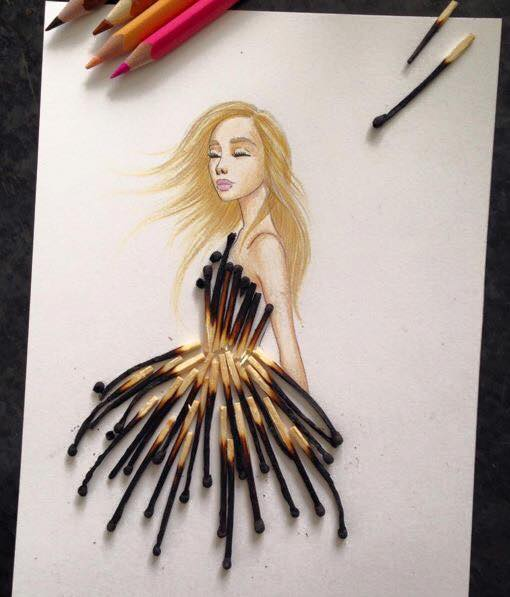
//> input picture conv/conv/h.jpg, 510 x 597 px
$ ./main   (built with g++ and OpenCV 4)
//> lines starting //> are read from the running program, lines starting //| are printed output that depends on the picture
#include <opencv2/opencv.hpp>
#include <iostream>
#include <opencv2/imgproc/imgproc.hpp>
#include <opencv2/highgui/highgui.hpp>

using namespace std;
using namespace cv;


// görüntü dýþýnda kalan piksel aþaðýdaki algoritmayla yansýtýlýyor
int reflect(int M, int x)
{
	if (x < 0)
	{
		return -x - 1;
	}
	if (x >= M)
	{
		return 2 * M - x - 1;
	}
	return x;
}
// görüntü sýnýrý aþýldýðýnda karþý tarafa geç
int circular(int M, int x)
{
	if (x<0)
		return x + M;
	if (x >= M)
		return x - M;
	return x;
}

// [21 lines of commented-out code are left out]
void refletedIndexing(Mat src, Mat dst, float Kernel[][3])
{
	float sum, x1, y1;
	for (int y = 0; y < src.rows; y++) {
		for (int x = 0; x < src.cols; x++) {
			sum = 0.0;
			for (int k = -1; k <= 1; k++) {
				for (int j = -1; j <= 1; j++) {
					x1 = reflect(src.cols, x - j);
					y1 = reflect(src.rows, y - k);
					sum = sum + Kernel[j + 1][k + 1] * src.at<uchar>(y1, x1);
				}
			}
			if (sum>255) sum = 255;
			if (sum<0)sum = 0;
			dst.at<uchar>(y, x) = sum;
		}
	}
}

//dairesel indeksleme
void circularIndexing(Mat src, Mat dst, float Kernel[][3])
{
	float sum, x1, y1;
	for (int y = 0; y < src.rows; y++) {
		for (int x = 0; x < src.cols; x++) {
			sum = 0.0;
			for (int k = -1; k <= 1; k++) {
				for (int j = -1; j <= 1; j++) {
					x1 = circular(src.cols, x - j);
					y1 = circular(src.rows, y - k);
					sum = sum + Kernel[j + 1][k + 1] * src.at<uchar>(y1, x1);
				}
			}
			if (sum>255) sum = 255;
			if (sum<0)sum = 0;
			dst.at<uchar>(y, x) = sum;
		}
	}
}


int main()
{

	Mat src, dst;


	/// yüklediðimiz resmi gri resme çeviriyoruz
	src = imread("h.jpg", CV_LOAD_IMAGE_GRAYSCALE);
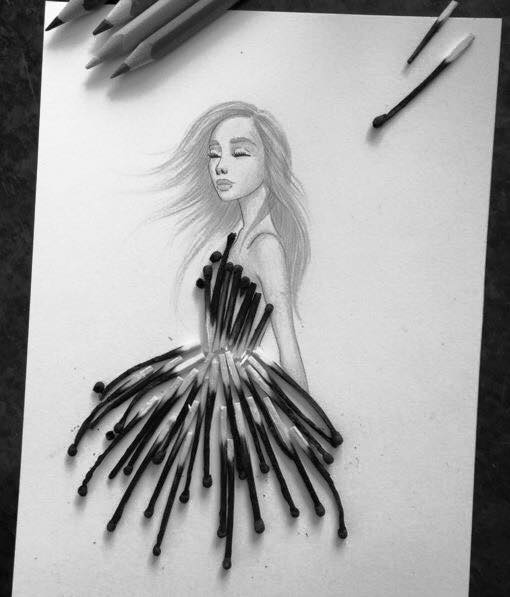
//> src: 597 rows x 510 cols, CV_8UC1; min 0, max 255, mean 164.5

	if (!src.data)//resim yükleme hatasý
	{
		return -1;
	}

	namedWindow("orjinal resim");
	imshow("orjinal resim", src);

	dst = src.clone(); //ilk resim boyutu kadar boþ bi resim oluþturuyoruz
	for (int y = 0; y < src.rows; y++)
		for (int x = 0; x < src.cols; x++)
			dst.at<uchar>(y, x) = 0.0;
//> dst: 597 rows x 510 cols, CV_8UC1; every value is 0

	//kerneller

	//yumuþaklaþtýrma
	float yumusak[3][3] = {
		{ 1 / 9.0, 1 / 9.0, 1 / 9.0 },
		{ 1 / 9.0, 1 / 9.0, 1 / 9.0 },
		{ 1 / 9.0, 1 / 9.0, 1 / 9.0 }
	};


	circularIndexing(src, dst, yumusak);
//> the loop in circularIndexing, `for (int y = 0; y < src.rows; y++)` made 597 passes
//> (sum, y1) on passes 1 to 3: (25.78, 596), (30.67, 0), (29.33, 1)
//> after the loop in circularIndexing, `for (int y = 0; y < src.rows; y++)`: sum = 20.44; x1 = 508; y1 = 595


	namedWindow("yumusak");
	imshow("yumusak", dst);

	//sol sobel

	float sobelSol[3][3] = {
		{ -1, -2, -1 },
		{ 0, 0, 0 },
		{ 1, 2, 1 }
	};


	circularIndexing(src, dst, sobelSol);
//> the loop in circularIndexing (call 2), `for (int y = 0; y < src.rows; y++)` made 597 passes
//> (sum, y1) on passes 1 to 3: (21, 596), (21, 0), (33, 1)
//> after the loop in circularIndexing (call 2), `for (int y = 0; y < src.rows; y++)`:
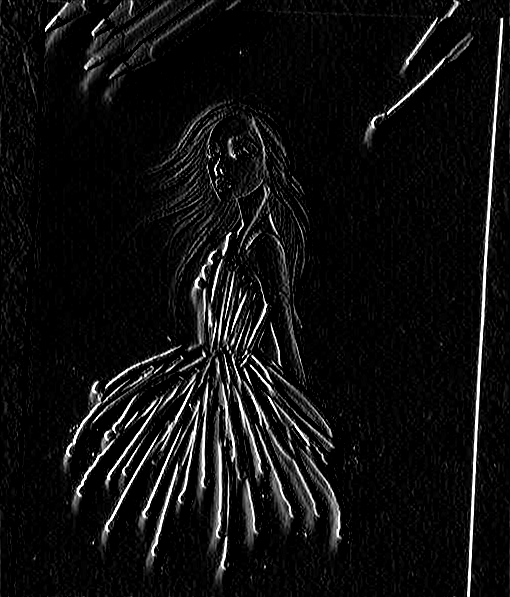
//> dst: 597 rows x 510 cols, CV_8UC1; min 0, max 255, mean 16
//> after the loop in circularIndexing (call 2), `for (int y = 0; y < src.rows; y++)`: sum = 32; x1 = 508; y1 = 595


	namedWindow("Sol Sobel");
	imshow("Sol Sobel", dst);

	//sag sobel
	float sobelSag[3][3] = {
		{ -1, 0, 1 },
		{ -2, 0, 2 },
		{ -1, 0, 1 }
	};


	circularIndexing(src, dst, sobelSag);
//> the loop in circularIndexing (call 3), `for (int y = 0; y < src.rows; y++)` made 597 passes
//> (sum, y1) on passes 1 to 3: (0, 596), (7, 0), (11, 1)
//> after the loop in circularIndexing (call 3), `for (int y = 0; y < src.rows; y++)`:
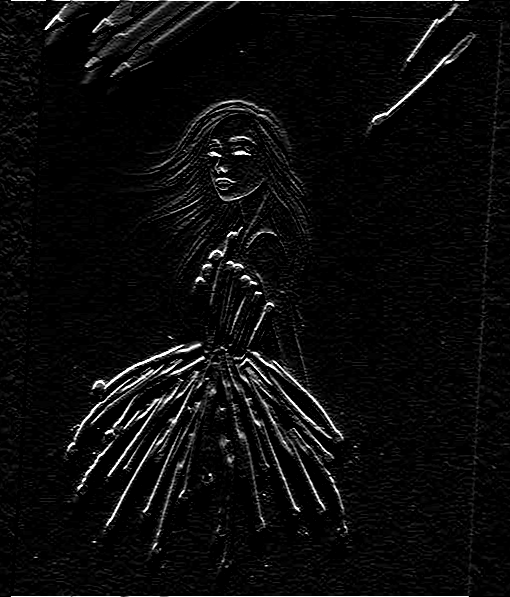
//> dst: 597 rows x 510 cols, CV_8UC1; min 0, max 255, mean 11.7
//> after the loop in circularIndexing (call 3), `for (int y = 0; y < src.rows; y++)`: sum = 0; x1 = 508; y1 = 595


	namedWindow("Sag Sobel");
	imshow("Sag Sobel", dst);

	// keskinleþtirme
	float keskin[3][3] = {
		{ 0, -1.0, 0 },
		{ -1.0, 5.0, -1.0 },
		{ 0, -1.0, 0 }
	};


	// cvFilter2D(src, dst2, deneme);

	circularIndexing(src, dst, keskin);
//> the loop in circularIndexing (call 4), `for (int y = 0; y < src.rows; y++)` made 597 passes
//> (sum, y1) on passes 1 to 3: (47, 596), (35, 0), (41, 1)
//> after the loop in circularIndexing (call 4), `for (int y = 0; y < src.rows; y++)`:
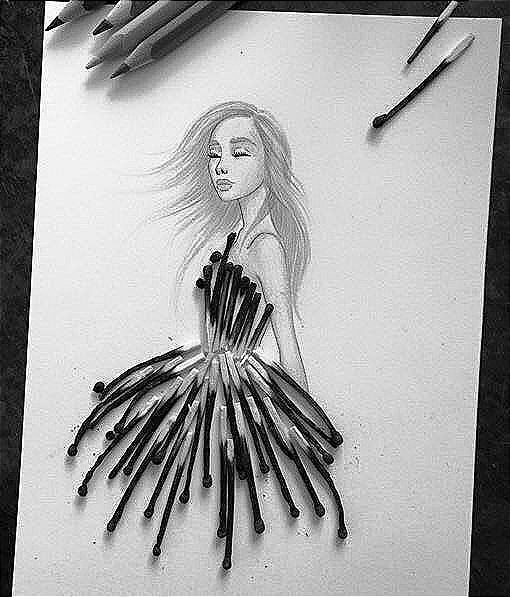
//> dst: 597 rows x 510 cols, CV_8UC1; min 0, max 255, mean 165.3


	namedWindow("keskinlestirme");
	imshow("keskinlestirme", dst);

	// kenar
	float kenar[3][3] = {
		{ -1.0, -1.0, -1.0 },
		{ -1.0, 8.0, -1.0 },
		{ -1.0, -1.0, -1.0 }
	};


	circularIndexing(src, dst, kenar);
//> after the loop in circularIndexing (call 5), `for (int y = 0; y < src.rows; y++)`:
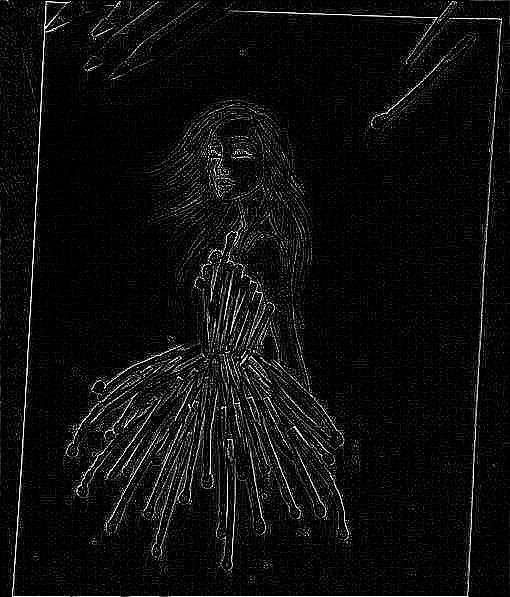
//> dst: 597 rows x 510 cols, CV_8UC1; min 0, max 255, mean 13.6

	namedWindow("kenar buldurma");
	imshow("kenar buldurma", dst);

	// gauss
	float gauss[3][3] = {
		{ 1 / 16.0, 1 / 8.0, 1 / 16.0 },
		{ 1 / 8.0, 1 / 4.0, 1 / 8.0 },
		{ 1 / 16.0, 1 / 8.0, 1 / 16.0 }
	};

	circularIndexing(src, dst, gauss);

	namedWindow("gauss");
	imshow("gauss", dst);

	// prewitt
	float prewitt[3][3] = {
		{ -1, 0, 1 },
		{ -1, 0, 1 },
		{ -1, 0, 1 }
	};

	circularIndexing(src, dst, prewitt);
//> after the loop in circularIndexing (call 7), `for (int y = 0; y < src.rows; y++)`:
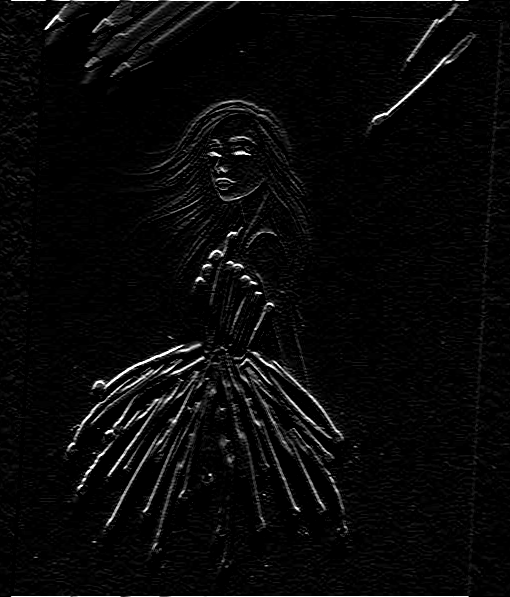
//> dst: 597 rows x 510 cols, CV_8UC1; min 0, max 255, mean 9

	namedWindow("prewitt");
	imshow("prewitt", dst);

	// laplace
	float laplace[3][3] = {
		{ 0, -1, 0 },
		{ -1, 4, -1 },
		{ 0, -1, 0 }
	};

	circularIndexing(src, dst, laplace);
//> after the loop in circularIndexing (call 8), `for (int y = 0; y < src.rows; y++)`:
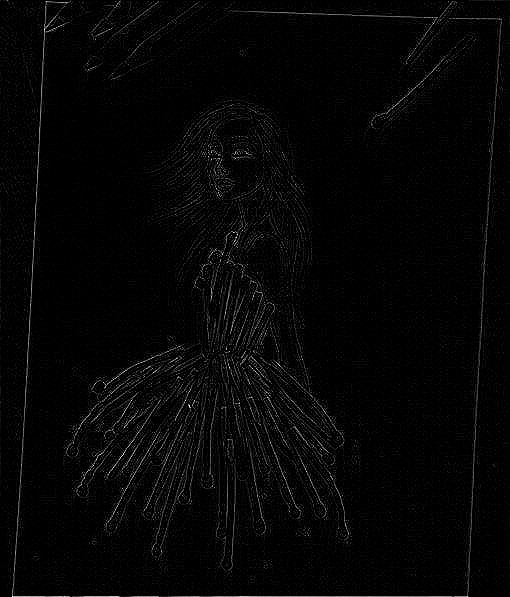
//> dst: 597 rows x 510 cols, CV_8UC1; min 0, max 255, mean 5.6

	namedWindow("laplace");
	imshow("laplace", dst);


	//bekle
	waitKey();

	return 0;
}
